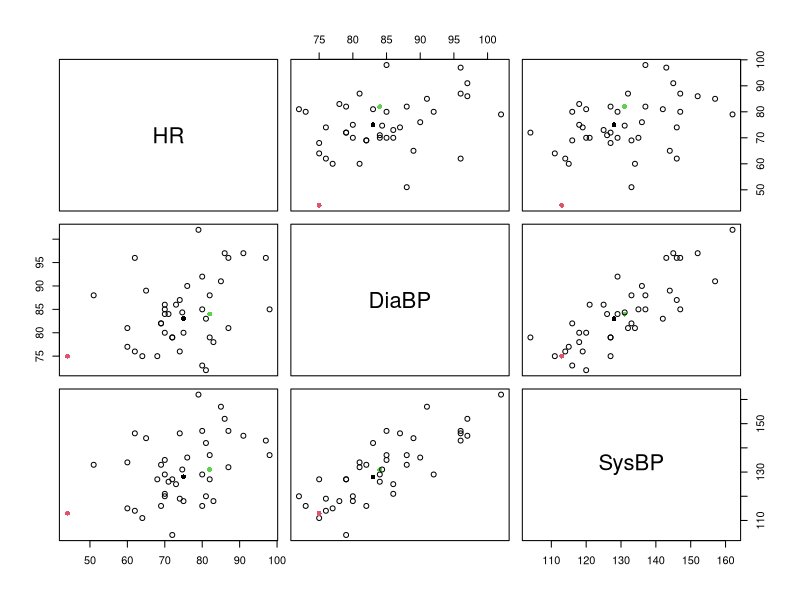

This figure's R source:
# ST 558: Multivariate Analytics
# Module 3 R Activity : Nora Quick

# Question 1
# -----------
hrbp <- read.csv('HRBPData.csv')
head(hrbp)


# Question 2
# -----------
mu0.1 <- c(70, 80, 120)

hrbp.xbar <- apply(hrbp, 2, mean)
hrbp.vars <- apply(hrbp, 2, var)

hrbp.aug <- rbind(hrbp, hrbp.xbar, mu0.1)

pairs(hrbp.aug, col=rep(1:3, c(20,1,1)), pch=rep(c(1,16), c(20,3)))


# Question 3
# -----------
n <- nrow(hrbp)
p <- ncol(hrbp)

ts.1 <- (hrbp.xbar - mu0.1)/sqrt(hrbp.vars/n)
ts.1


# Question 4
# -----------
ps.1.raw <- 2*(1-pt(abs(ts.1), n-1))
ps.1.raw

ps.1.bon <- ps.1.raw*p
ps.1.bon

# Question 5
# -----------
alpha <- 0.05

alpha.star <- alpha/p
crit.t <- qt(alpha.star/2, df=n-1, lower.tail=FALSE)
crit.t

abs(ts.1) > crit.t
any(abs(ts.1) > crit.t)


# Question 6
# -----------
hrbp.cov <- cov(hrbp)

T.1 <- n*t((hrbp.xbar - mu0.1)) %*% solve(hrbp.cov) %*% (hrbp.xbar - mu0.1)
T.1

T.1scale <- (n-p)/((n-1)*p)*T.1
T.1scale

crit.F <- qf(1-alpha, df1=p, df2=n-p)
crit.F

T.1scale > crit.F

p.1 <- 1 - pf(T.1scale, df1=p, df2=n-p)
p.1

# Question 7
# -----------
library(rrcov)
T2.test(hrbp, mu=mu0.1)

# Question 8
# -----------
hrbpPaired <- read.csv('HRBPPairedData.csv')
head(hrbpPaired)

# Question 9
# -----------
hrbpPaired.diffs <- hrbpPaired[,4:6] - hrbpPaired[,1:3]
head(hrbpPaired.diffs)

n <- nrow(hrbpPaired.diffs)
p <- ncol(hrbpPaired.diffs)

mu0 <- rep(0, 3)

hrbpPaired.diffs.mean <- apply(hrbpPaired.diffs, 2, mean)
hrbpPaired.diffs.vars <- apply(hrbpPaired.diffs, 2, var)

tstats <- sqrt(n)*(hrbpPaired.diffs.mean - mu0)/sqrt(hrbpPaired.diffs.vars)
pvals <- 2*(1 - pt(abs(tstats), n-1))

tstats
pvals

pvals.bonf <- pvals*p
pvals.bonf

alpha <- 0.05
alpha.star <- alpha/p
crit.t <- qt(alpha.star/2, df=n-1, lower.tail=FALSE)
crit.t

abs(tstats) > crit.t
any(abs(tstats) > crit.t)


# Question 10
# -----------
T2.test(hrbpPaired.diffs, mu=mu0)

# Question 11
# -----------
hrRepMeas <- read.csv('HRBPPairedData.csv')
head(hrRepMeas)

# Question 12
# -----------
hrRepMeasMat <- as.matrix(hrRepMeas)

contrastMat <- rbind(c(-1, 1, 0, 0, 0, 0), c(-1, 0, 1, 0, 0, 0), c(-1, 0, 0, 1, 0, 0), c(-1, 0, 0, 0, 1, 0), c(-1, 0, 0, 0, 0, 1))
contrastMat

contrastObs <- hrRepMeasMat %*% t(contrastMat)
head(contrastObs)

# Question 13
# -----------
contrastObs.mean <- apply(contrastObs, 2, mean)
contrastObs.cov <- cov(contrastObs)

p <- ncol(contrastObs)
n <- nrow(contrastObs)

Tstat.scaled <- (n-p)/((n-1)*p)*n*(contrastObs.mean) %*% solve(contrastObs.cov) %*% contrastObs.mean
crit.F <- qf(1 - 0.05, p, n-p)
pval <- 1 - pf(Tstat.scaled, p, n-p)

Tstat.scaled
crit.F
pval

T2.test(contrastObs, mu=rep(0,p))

# Question 14
# -----------
contrastMat <- rbind(c(0, 0, 0, 0, 1, -1), c(0, 0, 0, 1, 0, -1), c(0, 0, 1, 0, 0, -1), c(0, 1, 0, 0, 1, -1), c(1, 0, 0, 0, 0, -1))
contrastMat

contrastObs <- hrRepMeasMat %*% t(contrastMat)
contrastObs

contrastObs.mean <- apply(contrastObs, 2, mean)
contrastObs.cov <- cov(contrastObs)

p <- ncol(contrastObs)
n <- nrow(contrastObs)

Tstat.scaled <- (n-p)/((n-1)*p)*n*(contrastObs.mean) %*% solve(contrastObs.cov) %*% contrastObs.mean
crit.F <- qf(1 - 0.05, p, n-p)
pval <- 1 - pf(Tstat.scaled, p, n-p)

Tstat.scaled
crit.F
pval

T2.test(contrastObs, mu=rep(0,p))
